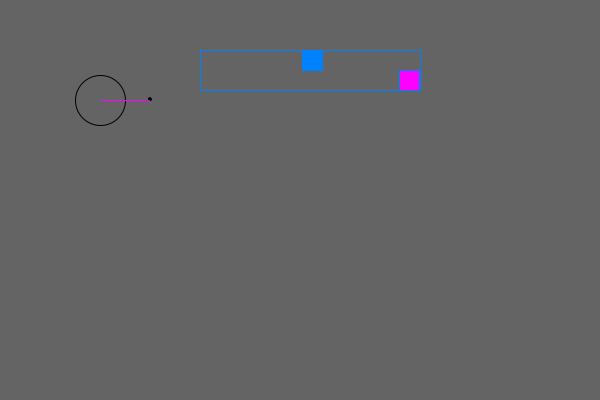
Frame 1 (no input)
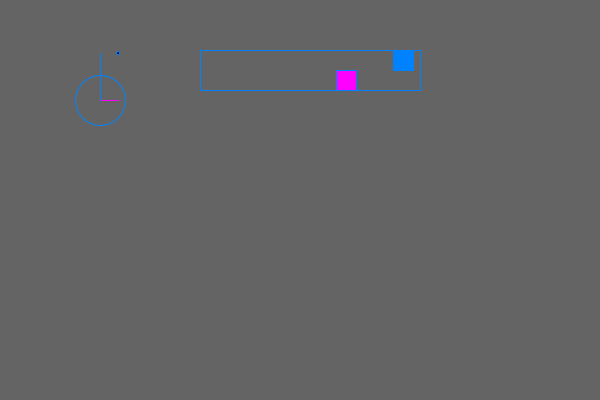
Frame 60 (the mouse pressed at the canvas centre just before this capture)
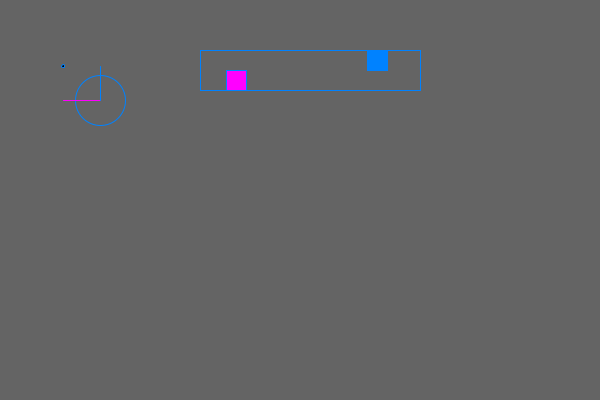
Frame 120 (the mouse held since frame 60 and released just before this capture)

The Processing sketch that drew these frames (run headless with seeded random() and noise(); from frame 60 on, the mouse is pressed at the canvas centre):

// Processing sketch: helloSineCosine
// ── helloSineCosine.pde
float phase = 0;
void setup(){
  size(600,400);
}
void draw(){
  
  background(100);
  
  phase +=  0.02f; 
        
	fill(0xeeeeee);
	ellipse(100,100,50,50);
	
	fill(0,0,0);
	ellipse(100 + 50 * cos(phase), 100 + 50 * sin(phase) * -1, 3, 3);    // we do -1 here because the top point is 0,0....

	
	stroke(255,0,255);
	line(100,100,100 + 50 * cos(phase), 100);
	stroke(0,130,255);
	line(100,100,100, 100 + 50 * sin(phase) * -1);
	
	fill(0xeeeeee);
	rect(200,50,220,40);
	
	
	// draw a visulization of sin: 
	fill(0,130,255);
	float sinVal = sin(phase);  // gives us between -1 and 1
								// it's nicer to convert this between 0 and 1
	float sinPct = sinVal * 0.5f + 0.5f;
	float xVal = 200 + 200* sinPct;
	rect(xVal, 50, 20,20);
	
	fill(255,0,255);
	float cosVal = cos(phase);  // gives us between -1 and 1
	// it's nicer to convert this between 0 and 1
	float cosPct = cosVal * 0.5f + 0.5f;
	xVal = 200 + 200* cosPct;
	rect(xVal, 70, 20,20);
	
	
	String cosString = "cos(angle): " + cos(phase);
	String sinString = "sin(angle): " + sin(phase);
	
	
	/*
	ofSetColor(0,130,255);
	ofDrawBitmapString(sinString, 200,120);
	
	ofSetColor(255,0,255);
	ofDrawBitmapString(cosString, 200,140);
        */

}
